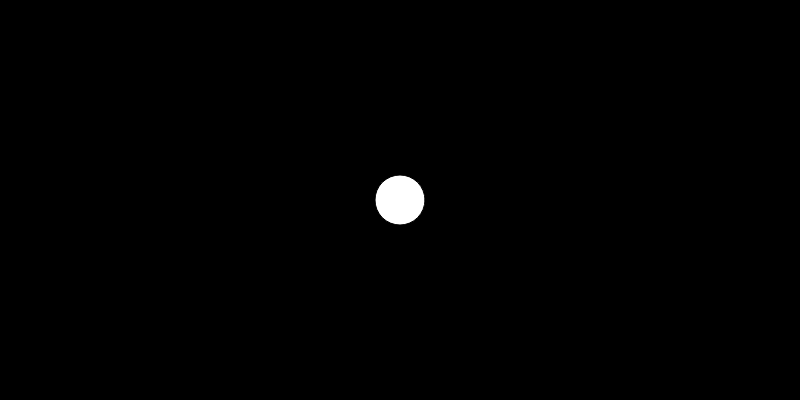
Frame 1 (no input)
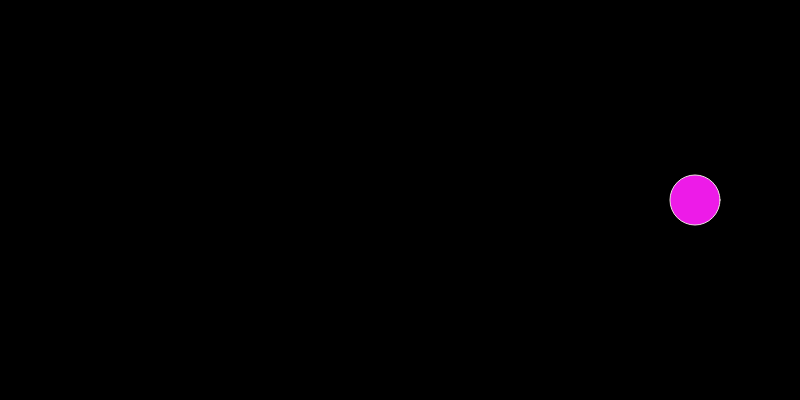
Frame 60 (no input)
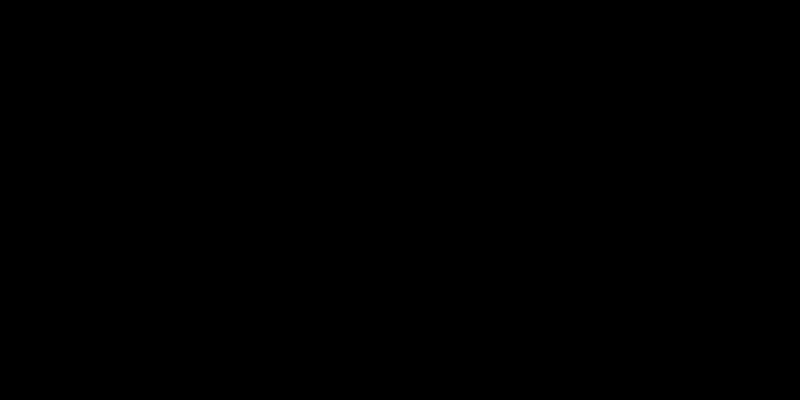
Frame 120 (the mouse pressed at the canvas centre since frame 60)

The p5.js sketch that drew these frames (run headless with seeded random() and noise() and a simulated clock; from frame 60 on, the mouse is pressed at the canvas centre):

// p5.js sketch
// ── sketch.js
let x = 0;
function setup() {
  createCanvas(800, 400);
  x = width / 2;
}

function draw() {
  background(0);
  ellipse(x, 200, 50, 50);
  x += 5;
  if (x > width + 125) {
    x = -125;
  }
  fill(random(255), random(255), random(255));
  stroke(random(255), random(255), random(255));
  
}
